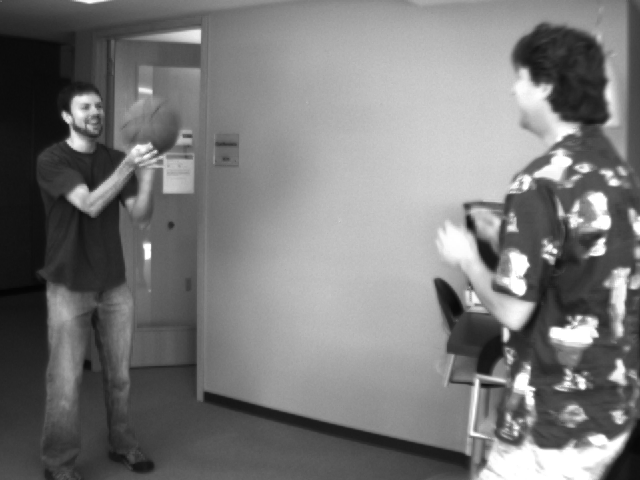
#> input picture nightwatch/dataset/development/opencv_basketball1.png, 640 x 480 px
$ python -i pipeline.py   (imports and definitions only)   (older library calls are emulated)
#> lines starting #> are read from the running program, lines starting #| are printed output that depends on the picture; after the words box and inside, x2 and y2 are one past the last pixel; in counts of white or black regions, pixels touching at a corner belong together
"""Explainable OpenCV pipeline. Boxes are in the transformed analysis image."""
from dataclasses import dataclass, asdict
import time
import cv2
import numpy as np

@dataclass(frozen=True)
class Settings:
    max_width: int = 1280
    rotation: int = 0
    roi: tuple = (0, 0, 100, 100)  # percentages, after rotation/resize
    gamma: float = 0.65  # y = 255 * (x / 255)^gamma; <1 brightens
    clahe: float = 2.5
    illumination: bool = True
    filter: str = 'Gaussian'
    kernel: int = 5
    sigma: float = 1.2
    edge: str = 'Canny'
    low: int = 45
    high: int = 130
    edge_threshold: int = 35
    humans: bool = True
    hog_threshold: float = 0.5
    person_min_height: float = 0.07  # fraction of analysis height
    plates: bool = True
    plate_min_score: float = 0.55
    motion_threshold: int = 25
    motion_min_area: int = 150


# [34 lines left out: function decode_image, not called in this run]


def transform(image, cfg):
    if cfg.rotation not in (0, 90, 180, 270):
        raise ValueError('Rotation must be 0, 90, 180, or 270.')
    if cfg.rotation:
        codes = {90: cv2.ROTATE_90_CLOCKWISE, 180: cv2.ROTATE_180,
                 270: cv2.ROTATE_90_COUNTERCLOCKWISE}
        image = cv2.rotate(image, codes[cfg.rotation])
    h, w = image.shape[:2]
    # Limit both dimensions; avoids an unbounded tall-image pipeline.
    scale = min(1., cfg.max_width / max(w, h))
    if scale < 1:
        image = cv2.resize(image, None, fx=scale, fy=scale, interpolation=cv2.INTER_AREA)
    h, w = image.shape[:2]
    x1, y1, x2, y2 = cfg.roi
    if not (0 <= x1 < x2 <= 100 and 0 <= y1 < y2 <= 100):
        raise ValueError('ROI left/top must be smaller than right/bottom.')
    a, b = int(w*x1/100), int(h*y1/100)
    c, d = max(a+1, int(w*x2/100)), max(b+1, int(h*y2/100))
    crop = image[b:d, a:c].copy()
    if min(crop.shape[:2]) < 16:
        raise ValueError('Selected ROI is too small; select at least 16x16 pixels.')
    return crop, dict(rotation=cfg.rotation, resize_scale=scale,
                      crop_xyxy=[a, b, c, d], coordinate_space='analysis image, after rotation, resize and crop')


def enhance(image, cfg):
    lab = cv2.cvtColor(image, cv2.COLOR_BGR2LAB)
    lum, a, b = cv2.split(lab)
    if cfg.illumination:
        # Division by a smooth illumination field, normalised to its mean.
        field = cv2.GaussianBlur(lum.astype(np.float32), (0, 0), 25)
        lum = np.uint8(np.clip(lum.astype(np.float32) * (field.mean()+1) / (field+1), 0, 255))
    lut = np.uint8(np.clip(255*(np.arange(256)/255.)**cfg.gamma, 0, 255))
    lum = cv2.LUT(lum, lut)
    if cfg.clahe > 0:
        lum = cv2.createCLAHE(clipLimit=cfg.clahe, tileGridSize=(8, 8)).apply(lum)
    color = cv2.cvtColor(cv2.merge((lum, a, b)), cv2.COLOR_LAB2BGR)
    gray = cv2.cvtColor(color, cv2.COLOR_BGR2GRAY)
    filters = {
        'Gaussian': cv2.GaussianBlur(gray, (cfg.kernel, cfg.kernel), cfg.sigma),
        'Median': cv2.medianBlur(gray, cfg.kernel),
        'Bilateral': cv2.bilateralFilter(gray, cfg.kernel, 50, 50),
    }
    return color, gray, filters


def edges(gray, cfg):
    # Gaussian smoothing is always explicit for Laplacian of Gaussian.
    log_source = cv2.GaussianBlur(gray, (cfg.kernel, cfg.kernel), cfg.sigma)
    lap = cv2.convertScaleAbs(cv2.Laplacian(log_source, cv2.CV_64F, ksize=3))
    sx = cv2.Sobel(gray, cv2.CV_32F, 1, 0, ksize=3)
    sy = cv2.Sobel(gray, cv2.CV_32F, 0, 1, ksize=3)
    sobel = cv2.convertScaleAbs(cv2.magnitude(sx, sy))
    canny = cv2.Canny(gray, cfg.low, cfg.high, L2gradient=True)
    return {'Canny': canny, 'Sobel': sobel, 'Laplacian of Gaussian': lap}


# [5 lines left out: function iou, not called in this run]


def nms(items, threshold=0.35):
    kept = []
    for item in sorted(items, key=lambda v: v['score'], reverse=True):
        if all(iou(item['box'], k['box']) < threshold for k in kept):
            kept.append(item)
    return kept


# [4 lines left out: function contained, not called in this run]


def drop_nested_people(items):
    """Remove a smaller box lying inside a larger one unless it is clearly the stronger detection."""
    kept = []
    for a in items:
        nested = any(b is not a and b['box'][2]*b['box'][3] > 1.4*a['box'][2]*a['box'][3]
                     and contained(a['box'], b['box']) and b['score'] >= .5*a['score']
                     for b in items)
        if not nested:
            kept.append(a)
    return kept


def detect_people(gray, threshold, min_height=0.07):
    """Classical gradient descriptors + bundled linear SVM; no neural model."""
    h, w = gray.shape
    if w < 64 or h < 128:
        return []
    scale = min(1., 800/max(w, h))
    small = cv2.resize(gray, None, fx=scale, fy=scale) if scale < 1 else gray
    if small.shape[1] < 64 or small.shape[0] < 128:
        return []
    hog = cv2.HOGDescriptor()
    hog.setSVMDetector(cv2.HOGDescriptor_getDefaultPeopleDetector())
    boxes, weights = hog.detectMultiScale(small, hitThreshold=threshold,
        winStride=(8, 8), padding=(8, 8), scale=1.05, useMeanshiftGrouping=False)
    out = []
    for box, score in zip(boxes, np.asarray(weights).reshape(-1)):
        x, y, bw, bh = [int(round(v/scale)) for v in box]
        x, y = max(0, x), max(0, y)
        bw, bh = min(bw, w-x), min(bh, h-y)
        # Upright pedestrians are roughly 1:2; reject flat or very tall regions and tiny boxes.
        if bw < 1 or bh < min_height*h or not 1.3 <= bh/bw <= 3.6:
            continue
        out.append(dict(box=[x, y, bw, bh],
                        score=float(score), label='person', method='HOG + linear SVM'))
    return nms(out)


def rectified_crop(gray, contour):
    rect = cv2.minAreaRect(contour)
    pts = cv2.boxPoints(rect).astype(np.float32)
    # Order corners around centroid; rotate to top-left starting point.
    center = pts.mean(axis=0)
    pts = pts[np.argsort(np.arctan2(pts[:, 1]-center[1], pts[:, 0]-center[0]))]
    pts = np.roll(pts, -int(np.argmin(pts.sum(axis=1))), axis=0)
    width = max(1, int(np.linalg.norm(pts[1]-pts[0])))
    height = max(1, int(np.linalg.norm(pts[2]-pts[1])))
    dst = np.float32([[0,0],[width-1,0],[width-1,height-1],[0,height-1]])
    crop = cv2.warpPerspective(gray, cv2.getPerspectiveTransform(pts, dst), (width, height))
    if height > width:
        crop = cv2.rotate(crop, cv2.ROTATE_90_CLOCKWISE)
    return crop


def character_count(binary):
    h, w = binary.shape
    count, _, stats, _ = cv2.connectedComponentsWithStats(binary, 8)
    return sum(1 for x, y, bw, bh, area in stats[1:count]
               if .28*h < bh < .96*h and .01*w < bw < .19*w
               and area > .001*h*w and bh/max(1,bw) > 1.05)


def plate_colour_masks(bgr):
    """Masks for the plate backgrounds in use: yellow, white, green and red."""
    hsv = cv2.cvtColor(bgr, cv2.COLOR_BGR2HSV)
    h, sat, val = [c.astype(np.int16) for c in cv2.split(hsv)]
    masks = {
        'yellow': (h >= 15) & (h <= 35) & (sat >= 80) & (val >= 90),
        'white': (sat <= 45) & (val >= 150),
        'green': (h >= 38) & (h <= 90) & (sat >= 60) & (val >= 50),
        'red': ((h <= 8) | (h >= 172)) & (sat >= 110) & (val >= 70),
    }
    return {k: np.uint8(v)*255 for k, v in masks.items()}


def drop_containers(items):
    """A box enclosing another candidate is usually bumper/body, keep the tight plate."""
    return [a for a in items
            if not any(b is not a and a['box'][2]*a['box'][3] > 1.6*b['box'][2]*b['box'][3]
                       and contained(b['box'], a['box']) for b in items)]


def detect_plates(gray, edge_binary, cfg, detail_gray=None, color=None):
    """Propose regions from edge grouping, bright regions and plate-coloured regions.

    Candidate score is a heuristic, never a probability or OCR confidence.
    """
    h, w = gray.shape
    sx = cv2.convertScaleAbs(cv2.Sobel(gray, cv2.CV_32F, 1, 0, ksize=3))
    _, gx = cv2.threshold(sx, 0, 255, cv2.THRESH_BINARY + cv2.THRESH_OTSU)
    evidence = cv2.bitwise_or(gx, edge_binary)
    group = cv2.morphologyEx(evidence, cv2.MORPH_CLOSE,
                            cv2.getStructuringElement(cv2.MORPH_RECT, (17, 5)))
    group = cv2.morphologyEx(group, cv2.MORPH_OPEN, np.ones((3,3), np.uint8))
    _, bright = cv2.threshold(gray, 0, 255, cv2.THRESH_BINARY + cv2.THRESH_OTSU)
    bright = cv2.morphologyEx(bright, cv2.MORPH_CLOSE, np.ones((3,7), np.uint8))
    colour_masks = plate_colour_masks(color) if color is not None else {}
    saturated = (cv2.cvtColor(color, cv2.COLOR_BGR2HSV)[:, :, 1] >= 110) if color is not None else None
    sources = [group, bright]
    # Close the dark characters inside each coloured plate so the plate becomes one region.
    close_k = cv2.getStructuringElement(cv2.MORPH_RECT, (15, 7))
    for mask in colour_masks.values():
        sources.append(cv2.morphologyEx(mask, cv2.MORPH_CLOSE, close_k))
    contours = []
    for mask in sources:
        cs, _ = cv2.findContours(mask, cv2.RETR_LIST, cv2.CHAIN_APPROX_SIMPLE)
        contours.extend(cs)
    candidates = []
    for contour in sorted(contours, key=cv2.contourArea, reverse=True)[:500]:
        x, y, bw, bh = cv2.boundingRect(contour)
        ratio, area = bw/max(1,bh), bw*bh
        if not (1.3 < ratio < 6.8 and bw >= 40 and bh >= 12
                and bw <= .65*w and .0005*w*h < area < .25*w*h):
            continue
        rectangularity = cv2.contourArea(contour)/area
        if rectangularity < .35:
            continue
        colour_name, fill = 'unknown', 0.
        if colour_masks:
            fills = {k: np.count_nonzero(m[y:y+bh, x:x+bw])/area for k, m in colour_masks.items()}
            colour_name, fill = max(fills.items(), key=lambda kv: kv[1])
            # Plate background must dominate the box (dark characters take the remainder).
            if fill < (.30 if colour_name == 'white' else .25):
                continue
            # Squarer two-line plates (motorcycles, three-wheelers) need a stronger colour match.
            if ratio < 1.8 and fill < .45:
                continue
            # White plates have dark characters on a colourless field; coloured signs fail this.
            if colour_name == 'white' and np.count_nonzero(saturated[y:y+bh, x:x+bw])/area > .15:
                continue
        crop = rectified_crop(detail_gray if detail_gray is not None else gray, contour)
        if min(crop.shape) < 8:
            continue
        crop = cv2.resize(crop, (max(1,int(crop.shape[1]*80/crop.shape[0])),80), interpolation=cv2.INTER_CUBIC)
        crop = cv2.createCLAHE(2., (4,4)).apply(crop)
        _, otsu = cv2.threshold(crop, 0, 255, cv2.THRESH_BINARY_INV+cv2.THRESH_OTSU)
        adaptive = cv2.adaptiveThreshold(crop, 255, cv2.ADAPTIVE_THRESH_GAUSSIAN_C,
                                         cv2.THRESH_BINARY_INV, 25, 8)
        # Keep thin glyph strokes from disappearing into a smoothed local background.
        variants = [(mask, character_count(mask)) for mask in (otsu,255-otsu,adaptive,255-adaptive)]
        plausible = [(mask,count) for mask,count in variants if 3 <= count <= 14]
        binary, chars = max(plausible or variants, key=lambda pair: pair[1])
        density = np.count_nonzero(edge_binary[y:y+bh,x:x+bw])/area
        min_chars = 4 if colour_name == 'white' else 3
        if chars < min_chars or not .025 < density < .75:
            continue
        colour_score = min(1., fill/.6) * (.85 if colour_name == 'white' else 1.)
        if colour_masks:
            score = (.22*min(1, rectangularity) + .28*min(1,chars/7)
                     + .15*max(0,1-abs(ratio-3.8)/3.8) + .10*min(1,density/.16)
                     + .25*colour_score)
        else:
            score = (.30*min(1, rectangularity) + .35*min(1,chars/7)
                     + .20*max(0,1-abs(ratio-3.8)/3.8) + .15*min(1,density/.16))
        if score >= cfg.plate_min_score:
            candidates.append(dict(box=[x,y,bw,bh], score=float(score), label='plate-'+colour_name,
                colour=colour_name, colour_fill=float(fill),
                characters=int(chars), crop=crop, binary=binary,
                perimeter=float(cv2.arcLength(contour,True)), area=int(area),
                rectangularity=float(rectangularity), aspect_ratio=float(ratio)))
    return drop_containers(nms(candidates))[:12], group


# [16 lines left out: function compute_motion, not called in this run]


def process(image, cfg=Settings(), reference=None):
    start = time.perf_counter()
    if cfg.kernel not in (3,5,7,9) or not 0 < cfg.gamma <= 3:
        raise ValueError('Invalid filter kernel or gamma.')
    if not 0 <= cfg.low < cfg.high <= 255:
        raise ValueError('Canny lower threshold must be smaller than upper threshold.')
    analysis, geometry = transform(image,cfg)
    original_gray = cv2.cvtColor(analysis,cv2.COLOR_BGR2GRAY)
    color, gray, filters = enhance(analysis,cfg)
    selected = filters[cfg.filter]
    maps = edges(selected,cfg)
    active = maps[cfg.edge]
    if cfg.edge == 'Canny':
        edge_binary = active.copy()
    else:
        _, edge_binary = cv2.threshold(active,cfg.edge_threshold,255,cv2.THRESH_BINARY)
    # Compare original and enhanced paths: aggressive night processing can weaken HOG gradients.
    people = drop_nested_people(nms(detect_people(original_gray,cfg.hog_threshold,cfg.person_min_height) +
                 detect_people(selected,cfg.hog_threshold,cfg.person_min_height))) if cfg.humans else []
    plates, group = detect_plates(selected,edge_binary,cfg,gray,color) if cfg.plates else ([],np.zeros_like(selected))
    person_mask = np.zeros_like(selected)
    plate_mask = np.zeros_like(selected)
    for collection, mask in ((people,person_mask),(plates,plate_mask)):
        for item in collection:
            x,y,w,h = item['box']
            mask[y:y+h,x:x+w] = 255
    # Context separation is box-based, not a pixel-accurate person segmentation.
    objects = cv2.bitwise_or(person_mask,plate_mask)
    context_edges = cv2.bitwise_and(edge_binary,cv2.bitwise_not(objects))
    object_edges = cv2.bitwise_and(edge_binary,objects)
    motion_mask, changes = np.zeros_like(selected), []
    if reference is not None:
        ref_crop,_ = transform(reference,cfg)
        # Raw grayscale differences avoid frame-wise CLAHE producing spurious changes.
        motion_mask,changes = compute_motion(original_gray,cv2.cvtColor(ref_crop,cv2.COLOR_BGR2GRAY),cfg)
    overlay = color.copy()
    for items, box_color in ((people,(100,230,80)),(plates,(20,190,255)),(changes,(255,190,60))):
        for item in items:
            x,y,w,h = item['box']
            cv2.rectangle(overlay,(x,y),(x+w-1,y+h-1),box_color,2)
            cv2.putText(overlay,item['label'],(x,max(14,y-6)),cv2.FONT_HERSHEY_SIMPLEX,.48,box_color,1,cv2.LINE_AA)
    metrics = dict(people=len(people),plate_candidates=len(plates),changed_regions=len(changes),
        changed_percent=float(np.count_nonzero(motion_mask)/motion_mask.size*100),
        brightness_before=float(original_gray.mean()),brightness_after=float(gray.mean()),
        contrast_before=float(original_gray.std()),contrast_after=float(gray.std()),
        edge_percent=float(np.count_nonzero(edge_binary)/edge_binary.size*100),
        processing_ms=round((time.perf_counter()-start)*1000,2))
    images = {'Original ROI':analysis,'Enhanced':color,'Grayscale':gray,
        **{'Filter - '+k:v for k,v in filters.items()},**maps,
        'Binary edges':edge_binary,'Plate grouping':group,'Object edges':object_edges,
        'Surrounding edges':context_edges,'Change mask':motion_mask,'Detections':overlay}
    return dict(images=images, people=people, plates=plates, changes=changes,
                metrics=metrics, settings=asdict(cfg), geometry=geometry,
                analysis_size=[analysis.shape[1],analysis.shape[0]])

>>> import cv2
>>> picture = cv2.imread('../dataset/development/opencv_basketball1.png')
#> picture is the input picture: shape (480, 640, 3); min 4, max 255, mean 120.3
>>> result = process(picture)
#> in process, `analysis, geometry = transform(image,cfg)`: geometry = 4 items
#> in process, `color, gray, filters = enhance(analysis,cfg)`: filters = 3 items
#> in edges, `sy = cv2.Sobel(gray, cv2.CV_32F, 0, 1, ksize=3)`:
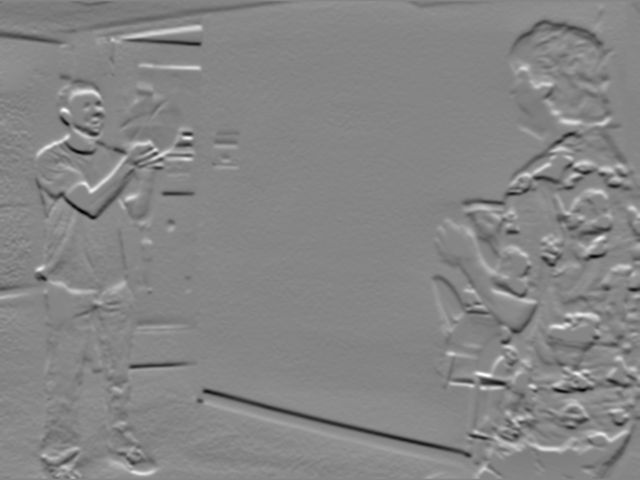
#> sy: shape (480, 640) float32; min -462, max 419, mean 0; drawn with min black and max white
#> in edges, `canny = cv2.Canny(gray, cfg.low, cfg.high, L2gradient=True)`:
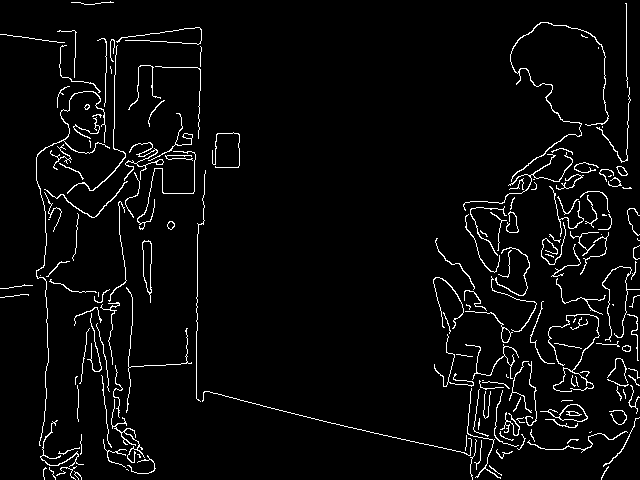
#> canny: shape (480, 640); 4% white in thin lines or dots
#> in detect_people, `boxes, weights = hog.detectMultiScale(small, hitThreshold=threshold, w..`: boxes = [[0, 38, 193, 442]]; weights = [2]
#> the loop in detect_people, `for box, score in zip(boxes, np.asarray(weights).reshape(-1)):` made 1 pass
#> (score, x, y, bw, bh) on pass 1: (2, 0, 38, 193, 442)
#> after the loop in detect_people, `for box, score in zip(boxes, np.asarray(weights).reshape(-1)):`: out = 1 item
#> the loop in nms, `for item in sorted(items, key=lambda v: v['score'], reverse=True):` made 1 pass
#> in drop_nested_people, `kept = []`: kept = []
#> the loop in drop_nested_people, `for a in items:` made 1 pass
#> nested on pass 1: False
#> after the loop in drop_nested_people, `for a in items:`: kept = 1 item
#> in detect_plates, `bright = cv2.morphologyEx(bright, cv2.MORPH_CLOSE, np.ones((3,7), np.u..`:
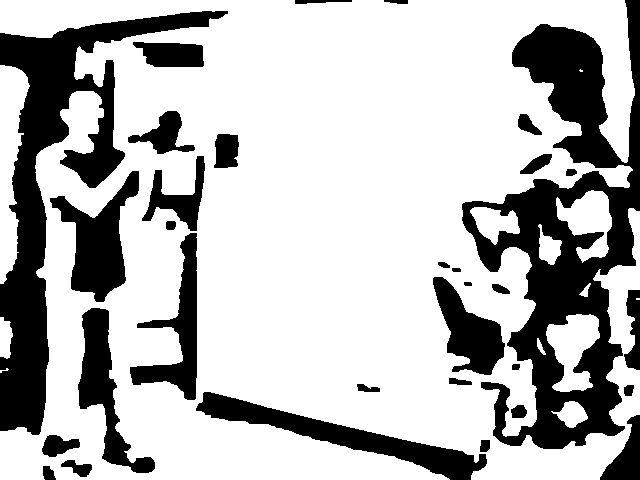
#> bright: shape (480, 640); 72.4% white; 32 black regions
#> in plate_colour_masks, `h, sat, val = [c.astype(np.int16) for c in cv2.split(hsv)]`:
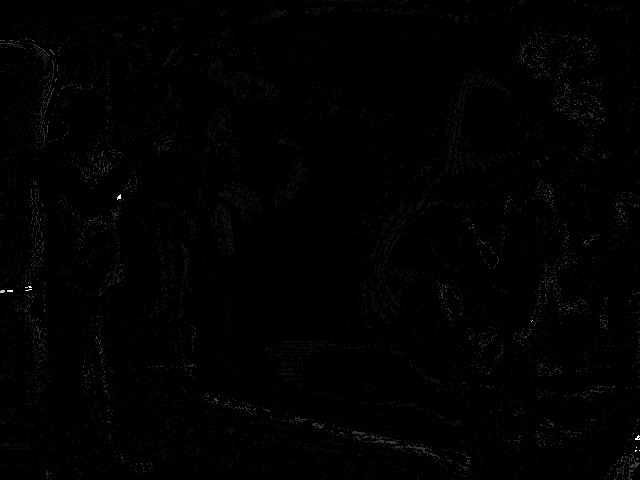
#> sat: shape (480, 640) int16; min 0, max 36, mean 0.2; drawn with min black and max white
#> in detect_plates, `colour_masks = plate_colour_masks(color) if color is not None else {}`: colour_masks = 4 items
#> the loop in detect_plates, `for mask in colour_masks.values():` made 4 passes
#> after the loop in detect_plates, `for mask in colour_masks.values():`: sources = 6 items
#> the loop in detect_plates, `for mask in sources:` made 6 passes
#> after the loop in detect_plates, `for mask in sources:`: contours = 103 contours, 13 with area under 20; largest, box (x1, y1, x2, y2) and area: (0, 0, 640, 480) 232176, (0, 0, 640, 480) 204552, (431, 11, 640, 480) 46464, (28, 35, 217, 480) 35763, (368, 199, 506, 377) 11392
#> the loop in detect_plates, `for contour in sorted(contours, key=cv2.contourArea, reverse=True)[:50..` made 103 passes
#> (x, y, bw, bh, ratio, area, rectangularity, fill) on pass 20: (37, 149, 85, 60, 1.42, 5100, 0.493, 0.538)
#> after the loop in detect_plates, `for contour in sorted(contours, key=cv2.contourArea, reverse=True)[:50..`:
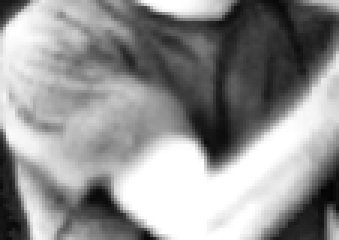
#> crop: shape (80, 113) (shown 3 times larger); min 3, max 255, mean 146
#> after the loop in detect_plates, `for contour in sorted(contours, key=cv2.contourArea, reverse=True)[:50..`: candidates = []
#> the loop in process, `for collection, mask in ((people,person_mask),(plates,plate_mask)):` made 2 passes
#> in process, `object_edges = cv2.bitwise_and(edge_binary,objects)`:
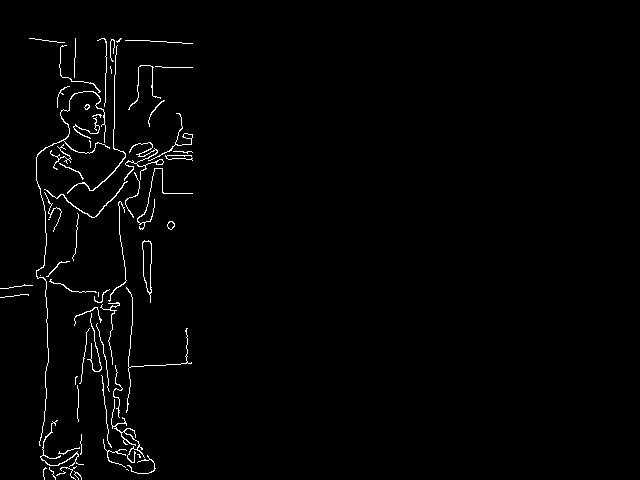
#> object_edges: shape (480, 640); 1.5% white in thin lines or dots, all inside (x1, y1, x2, y2) = (0, 38, 193, 480)
#> the loop in process, `for items, box_color in ((people,(100,230,80)),(plates,(20,190,255)),(..` made 3 passes
#> (items, box_color) on passes 2 to 3: ([], (20, 190, 255)), ([], (255, 190, 60))
#> after the loop in process, `for items, box_color in ((people,(100,230,80)),(plates,(20,190,255)),(..`:
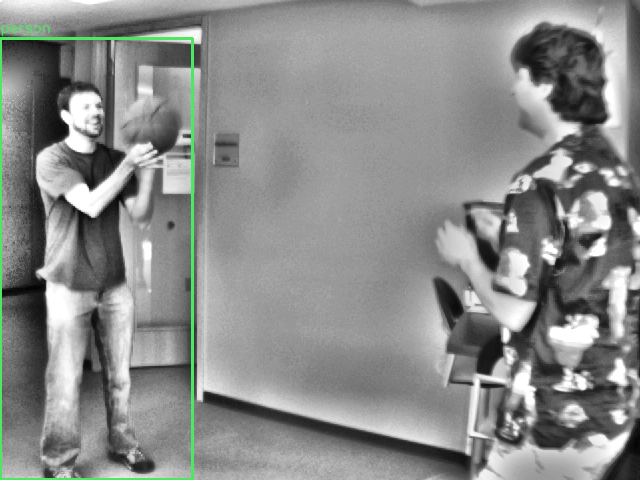
#> overlay: shape (480, 640, 3); mean B, G, R 138.1, 139.5, 137.9
#> in process, `metrics = dict(people=len(people),plate_candidates=len(plates),changed..`: metrics = 10 items
#> result = 8 items
